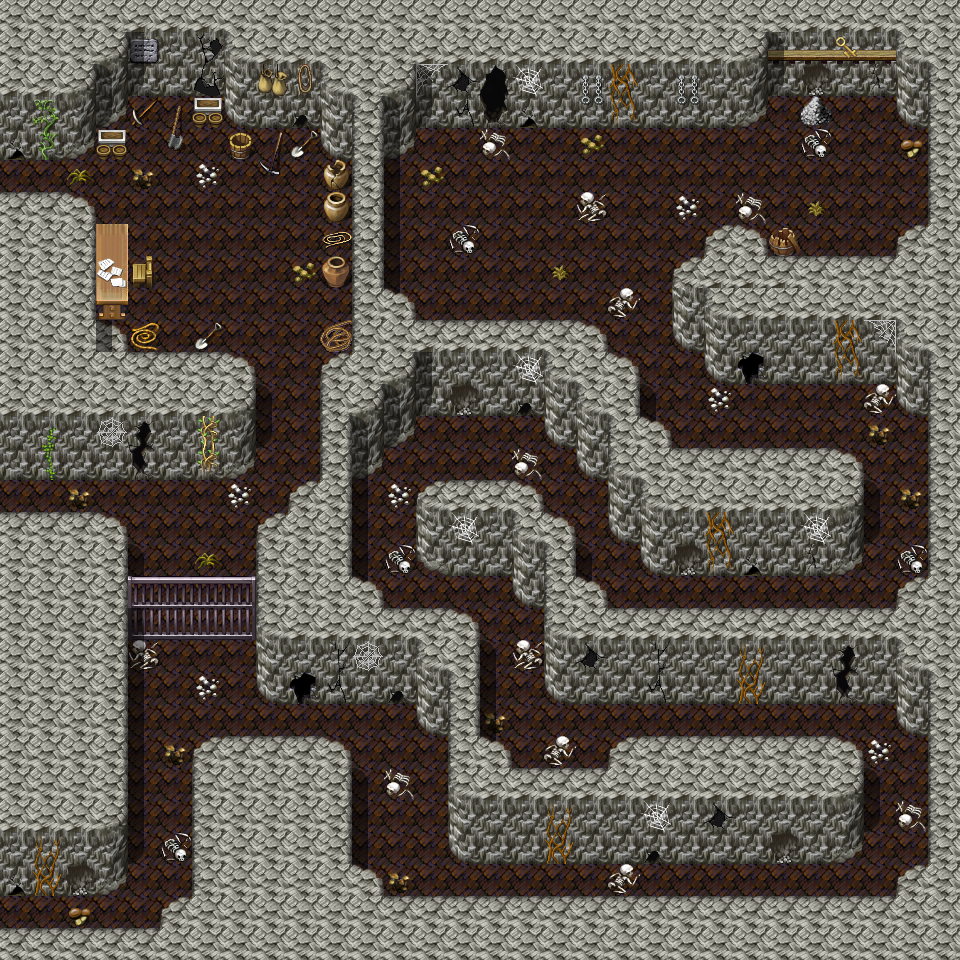

Tiled map render using the project's own tile images. Description and the map definition, with tile-layer contents summarised, below:
An orthogonal 30x30 tile map with 32x32 px tiles, 3 tile layers (Ground, Objects, Above), 5 hidden layers not drawn, 61 tilesets and 27 objects (14x spawn, 5x script, 3x mapchange, 3x replace, 2x key).

<map version="1.0" tiledversion="1.1.5" orientation="orthogonal" renderorder="right-down" width="30" height="30" tilewidth="32" tileheight="32" infinite="0" nextobjectid="36">
 <tileset firstgid="1" name="map_bed_1" tilewidth="32" tileheight="32" tilecount="128" columns="16">
  <image source="../drawable/map_bed_1.png" width="512" height="256" />
 </tileset>
 <tileset firstgid="129" name="map_border_1" tilewidth="32" tileheight="32" tilecount="128" columns="16">
  <image source="../drawable/map_border_1.png" width="512" height="256" />
 </tileset>
 <tileset firstgid="257" name="map_bridge_1" tilewidth="32" tileheight="32" tilecount="128" columns="16">
  <image source="../drawable/map_bridge_1.png" width="512" height="256" />
 </tileset>
 <tileset firstgid="385" name="map_bridge_2" tilewidth="32" tileheight="32" tilecount="128" columns="16">
  <image source="../drawable/map_bridge_2.png" width="512" height="256" />
 </tileset>
 <tileset firstgid="513" name="map_broken_1" tilewidth="32" tileheight="32" tilecount="128" columns="16">
  <image source="../drawable/map_broken_1.png" width="512" height="256" />
 </tileset>
 <tileset firstgid="641" name="map_cavewall_1" tilewidth="32" tileheight="32" tilecount="108" columns="18">
  <image source="../drawable/map_cavewall_1.png" width="576" height="192" />
 </tileset>
 <tileset firstgid="749" name="map_cavewall_2" tilewidth="32" tileheight="32" tilecount="108" columns="18">
  <image source="../drawable/map_cavewall_2.png" width="576" height="192" />
 </tileset>
 <tileset firstgid="857" name="map_cavewall_3" tilewidth="32" tileheight="32" tilecount="108" columns="18">
  <image source="../drawable/map_cavewall_3.png" width="576" height="192" />
 </tileset>
 <tileset firstgid="965" name="map_cavewall_4" tilewidth="32" tileheight="32" tilecount="108" columns="18">
  <image source="../drawable/map_cavewall_4.png" width="576" height="192" />
 </tileset>
 <tileset firstgid="1073" name="map_chair_table_1" tilewidth="32" tileheight="32" tilecount="128" columns="16">
  <image source="../drawable/map_chair_table_1.png" width="512" height="256" />
 </tileset>
 <tileset firstgid="1201" name="map_chair_table_2" tilewidth="32" tileheight="32" tilecount="128" columns="16">
  <image source="../drawable/map_chair_table_2.png" width="512" height="256" />
 </tileset>
 <tileset firstgid="1329" name="map_crate_1" tilewidth="32" tileheight="32" tilecount="128" columns="16">
  <image source="../drawable/map_crate_1.png" width="512" height="256" />
 </tileset>
 <tileset firstgid="1457" name="map_cupboard_1" tilewidth="32" tileheight="32" tilecount="128" columns="16">
  <image source="../drawable/map_cupboard_1.png" width="512" height="256" />
 </tileset>
 <tileset firstgid="1585" name="map_curtain_1" tilewidth="32" tileheight="32" tilecount="128" columns="16">
  <image source="../drawable/map_curtain_1.png" width="512" height="256" />
 </tileset>
 <tileset firstgid="1713" name="map_entrance_1" tilewidth="32" tileheight="32" tilecount="128" columns="16">
  <image source="../drawable/map_entrance_1.png" width="512" height="256" />
 </tileset>
 <tileset firstgid="1841" name="map_entrance_2" tilewidth="32" tileheight="32" tilecount="128" columns="16">
  <image source="../drawable/map_entrance_2.png" width="512" height="256" />
 </tileset>
 <tileset firstgid="1969" name="map_fence_1" tilewidth="32" tileheight="32" tilecount="128" columns="16">
  <image source="../drawable/map_fence_1.png" width="512" height="256" />
 </tileset>
 <tileset firstgid="2097" name="map_fence_2" tilewidth="32" tileheight="32" tilecount="128" columns="16">
  <image source="../drawable/map_fence_2.png" width="512" height="256" />
 </tileset>
 <tileset firstgid="2225" name="map_fence_3" tilewidth="32" tileheight="32" tilecount="128" columns="16">
  <image source="../drawable/map_fence_3.png" width="512" height="256" />
 </tileset>
 <tileset firstgid="2353" name="map_fence_4" tilewidth="32" tileheight="32" tilecount="128" columns="16">
  <image source="../drawable/map_fence_4.png" width="512" height="256" />
 </tileset>
 <tileset firstgid="2481" name="map_ground_1" tilewidth="32" tileheight="32" tilecount="128" columns="16">
  <image source="../drawable/map_ground_1.png" width="512" height="256" />
 </tileset>
 <tileset firstgid="2609" name="map_ground_2" tilewidth="32" tileheight="32" tilecount="128" columns="16">
  <image source="../drawable/map_ground_2.png" width="512" height="256" />
 </tileset>
 <tileset firstgid="2737" name="map_ground_3" tilewidth="32" tileheight="32" tilecount="128" columns="16">
  <image source="../drawable/map_ground_3.png" width="512" height="256" />
 </tileset>
 <tileset firstgid="2865" name="map_ground_4" tilewidth="32" tileheight="32" tilecount="128" columns="16">
  <image source="../drawable/map_ground_4.png" width="512" height="256" />
 </tileset>
 <tileset firstgid="2993" name="map_ground_5" tilewidth="32" tileheight="32" tilecount="128" columns="16">
  <image source="../drawable/map_ground_5.png" width="512" height="256" />
 </tileset>
 <tileset firstgid="3121" name="map_ground_6" tilewidth="32" tileheight="32" tilecount="128" columns="16">
  <image source="../drawable/map_ground_6.png" width="512" height="256" />
 </tileset>
 <tileset firstgid="3249" name="map_ground_7" tilewidth="32" tileheight="32" tilecount="128" columns="16">
  <image source="../drawable/map_ground_7.png" width="512" height="256" />
 </tileset>
 <tileset firstgid="3377" name="map_ground_8" tilewidth="32" tileheight="32" tilecount="128" columns="16">
  <image source="../drawable/map_ground_8.png" width="512" height="256" />
 </tileset>
 <tileset firstgid="3505" name="map_house_1" tilewidth="32" tileheight="32" tilecount="128" columns="16">
  <image source="../drawable/map_house_1.png" width="512" height="256" />
 </tileset>
 <tileset firstgid="3633" name="map_house_2" tilewidth="32" tileheight="32" tilecount="128" columns="16">
  <image source="../drawable/map_house_2.png" width="512" height="256" />
 </tileset>
 <tileset firstgid="3761" name="map_indoor_1" tilewidth="32" tileheight="32" tilecount="128" columns="16">
  <image source="../drawable/map_indoor_1.png" width="512" height="256" />
 </tileset>
 <tileset firstgid="3889" name="map_indoor_2" tilewidth="32" tileheight="32" tilecount="128" columns="16">
  <image source="../drawable/map_indoor_2.png" width="512" height="256" />
 </tileset>
 <tileset firstgid="4017" name="map_kitchen_1" tilewidth="32" tileheight="32" tilecount="128" columns="16">
  <image source="../drawable/map_kitchen_1.png" width="512" height="256" />
 </tileset>
 <tileset firstgid="4145" name="map_outdoor_1" tilewidth="32" tileheight="32" tilecount="128" columns="16">
  <image source="../drawable/map_outdoor_1.png" width="512" height="256" />
 </tileset>
 <tileset firstgid="4273" name="map_pillar_1" tilewidth="32" tileheight="32" tilecount="128" columns="16">
  <image source="../drawable/map_pillar_1.png" width="512" height="256" />
 </tileset>
 <tileset firstgid="4401" name="map_pillar_2" tilewidth="32" tileheight="32" tilecount="128" columns="16">
  <image source="../drawable/map_pillar_2.png" width="512" height="256" />
 </tileset>
 <tileset firstgid="4529" name="map_plant_1" tilewidth="32" tileheight="32" tilecount="128" columns="16">
  <image source="../drawable/map_plant_1.png" width="512" height="256" />
 </tileset>
 <tileset firstgid="4657" name="map_plant_2" tilewidth="32" tileheight="32" tilecount="128" columns="16">
  <image source="../drawable/map_plant_2.png" width="512" height="256" />
 </tileset>
 <tileset firstgid="4785" name="map_rock_1" tilewidth="32" tileheight="32" tilecount="128" columns="16">
  <image source="../drawable/map_rock_1.png" width="512" height="256" />
 </tileset>
 <tileset firstgid="4913" name="map_rock_2" tilewidth="32" tileheight="32" tilecount="128" columns="16">
  <image source="../drawable/map_rock_2.png" width="512" height="256" />
 </tileset>
 <tileset firstgid="5041" name="map_roof_1" tilewidth="32" tileheight="32" tilecount="128" columns="16">
  <image source="../drawable/map_roof_1.png" width="512" height="256" />
 </tileset>
 <tileset firstgid="5169" name="map_roof_2" tilewidth="32" tileheight="32" tilecount="128" columns="16">
  <image source="../drawable/map_roof_2.png" width="512" height="256" />
 </tileset>
 <tileset firstgid="5297" name="map_roof_3" tilewidth="32" tileheight="32" tilecount="128" columns="16">
  <image source="../drawable/map_roof_3.png" width="512" height="256" />
 </tileset>
 <tileset firstgid="5425" name="map_shop_1" tilewidth="32" tileheight="32" tilecount="128" columns="16">
  <image source="../drawable/map_shop_1.png" width="512" height="256" />
 </tileset>
 <tileset firstgid="5553" name="map_sign_ladder_1" tilewidth="32" tileheight="32" tilecount="128" columns="16">
  <image source="../drawable/map_sign_ladder_1.png" width="512" height="256" />
 </tileset>
 <tileset firstgid="5681" name="map_table_1" tilewidth="32" tileheight="32" tilecount="128" columns="16">
  <image source="../drawable/map_table_1.png" width="512" height="256" />
 </tileset>
 <tileset firstgid="5809" name="map_trail_1" tilewidth="32" tileheight="32" tilecount="128" columns="16">
  <image source="../drawable/map_trail_1.png" width="512" height="256" />
 </tileset>
 <tileset firstgid="5937" name="map_transition_1" tilewidth="32" tileheight="32" tilecount="128" columns="16">
  <image source="../drawable/map_transition_1.png" width="512" height="256" />
 </tileset>
 <tileset firstgid="6065" name="map_transition_2" tilewidth="32" tileheight="32" tilecount="128" columns="16">
  <image source="../drawable/map_transition_2.png" width="512" height="256" />
 </tileset>
 <tileset firstgid="6193" name="map_transition_3" tilewidth="32" tileheight="32" tilecount="128" columns="16">
  <image source="../drawable/map_transition_3.png" width="512" height="256" />
 </tileset>
 <tileset firstgid="6321" name="map_transition_4" tilewidth="32" tileheight="32" tilecount="128" columns="16">
  <image source="../drawable/map_transition_4.png" width="512" height="256" />
 </tileset>
 <tileset firstgid="6449" name="map_transition_5" tilewidth="32" tileheight="32" tilecount="128" columns="16">
  <image source="../drawable/map_transition_5.png" width="512" height="256" />
 </tileset>
 <tileset firstgid="6577" name="map_tree_1" tilewidth="32" tileheight="32" tilecount="128" columns="16">
  <image source="../drawable/map_tree_1.png" width="512" height="256" />
 </tileset>
 <tileset firstgid="6705" name="map_tree_2" tilewidth="32" tileheight="32" tilecount="128" columns="16">
  <image source="../drawable/map_tree_2.png" width="512" height="256" />
 </tileset>
 <tileset firstgid="6833" name="map_wall_1" tilewidth="32" tileheight="32" tilecount="128" columns="16">
  <image source="../drawable/map_wall_1.png" width="512" height="256" />
 </tileset>
 <tileset firstgid="6961" name="map_wall_2" tilewidth="32" tileheight="32" tilecount="120" columns="15">
  <image source="../drawable/map_wall_2.png" width="480" height="256" />
 </tileset>
 <tileset firstgid="7081" name="map_wall_3" tilewidth="32" tileheight="32" tilecount="120" columns="15">
  <image source="../drawable/map_wall_3.png" width="480" height="256" />
 </tileset>
 <tileset firstgid="7201" name="map_wall_4" tilewidth="32" tileheight="32" tilecount="120" columns="15">
  <image source="../drawable/map_wall_4.png" width="480" height="256" />
 </tileset>
 <tileset firstgid="7321" name="map_window_1" tilewidth="32" tileheight="32" tilecount="128" columns="16">
  <image source="../drawable/map_window_1.png" width="512" height="256" />
 </tileset>
 <tileset firstgid="7449" name="map_window_2" tilewidth="32" tileheight="32" tilecount="128" columns="16">
  <image source="../drawable/map_window_2.png" width="512" height="256" />
 </tileset>
 <tileset firstgid="7577" name="map_rock_1" tilewidth="32" tileheight="32" tilecount="128" columns="16">
  <image source="../drawable/map_rock_1.png" width="512" height="256" />
 </tileset>
 <layer name="Ground" width="30" height="30">
  <data>[900 cells, 900 non-empty, 14 distinct tile ids]</data>
 </layer>
 <layer name="Objects" width="30" height="30">
  <data>[900 cells, 194 non-empty, 75 distinct tile ids]</data>
 </layer>
 <layer name="Objects2" width="30" height="30" visible="0">
  <data>[900 cells, 13 non-empty, 13 distinct tile ids]</data>
 </layer>
 <layer name="Above" width="30" height="30">
  <data>[900 cells, 61 non-empty, 10 distinct tile ids]</data>
 </layer>
 <layer name="Above2" width="30" height="30" visible="0">
  <data>[900 cells, 3 non-empty, 3 distinct tile ids]</data>
 </layer>
 <layer name="Top" width="30" height="30" visible="0">
  <data>[900 cells, 5 non-empty, 3 distinct tile ids]</data>
 </layer>
 <layer name="Walkable" width="30" height="30" visible="0">
  <data>[900 cells, 584 non-empty, 1 distinct tile ids]</data>
 </layer>
 <layer name="Walkable2" width="30" height="30" visible="0">
  <data>[900 cells, 15 non-empty, 1 distinct tile ids]</data>
 </layer>
 <objectgroup name="Mapevents" visible="0">
  <object id="1" name="west1" type="mapchange" x="0" y="896" width="32" height="32">
   <properties>
    <property name="map" value="lakecave0" />
    <property name="place" value="east" />
   </properties>
  </object>
  <object id="2" name="west2" type="mapchange" x="0" y="480" width="32" height="32">
   <properties>
    <property name="map" value="lakecave1" />
    <property name="place" value="east1" />
   </properties>
  </object>
  <object id="3" name="west3" type="mapchange" x="0" y="160" width="32" height="32">
   <properties>
    <property name="map" value="lakecave1" />
    <property name="place" value="east2" />
   </properties>
  </object>
  <object id="4" name="script_grow_lakecave1_damerilias_0" type="script" x="32" y="160" width="32" height="32">
   <properties>
    <property name="when" value="step" />
   </properties>
  </object>
  <object id="5" name="script_grow_lakecave1_damerilias_0" type="script" x="32" y="480" width="32" height="32">
   <properties>
    <property name="when" value="step" />
   </properties>
  </object>
  <object id="33" name="lakecave2_script_keycheck3" type="script" x="864" y="96" width="32" height="32" />
  <object id="19" name="lakecave2_script_keycheck1" type="script" x="640" y="64" width="288" height="160" />
  <object id="35" name="script_lakecave_cleared" type="script" x="32" y="96" width="896" height="832">
   <properties>
    <property name="when" value="step" />
   </properties>
  </object>
 </objectgroup>
 <objectgroup name="Spawn" visible="0">
  <object id="6" name="lakecave2_1" type="spawn" x="64" y="96" width="288" height="512">
   <properties>
    <property name="quantity" value="2" />
    <property name="spawngroup" value="scorpion_1" />
   </properties>
  </object>
  <object id="7" name="lakecave2_2" type="spawn" x="864" y="128" width="64" height="64">
   <properties>
    <property name="spawngroup" value="cave_troll_5" />
   </properties>
  </object>
  <object id="8" name="lakecave2_3" type="spawn" x="640" y="352" width="64" height="32">
   <properties>
    <property name="quantity" value="2" />
    <property name="spawngroup" value="cave_troll_3" />
   </properties>
  </object>
  <object id="9" name="lakecave2_4" type="spawn" x="864" y="480" width="64" height="32">
   <properties>
    <property name="quantity" value="2" />
    <property name="spawngroup" value="cave_troll_3" />
   </properties>
  </object>
  <object id="10" name="lakecave2_5" type="spawn" x="384" y="96" width="416" height="256">
   <properties>
    <property name="quantity" value="2" />
    <property name="spawngroup" value="cave_troll_4" />
   </properties>
  </object>
  <object id="11" name="lakecave2_6" type="spawn" x="384" y="128" width="288" height="224">
   <properties>
    <property name="quantity" value="2" />
    <property name="spawngroup" value="cave_troll_2" />
   </properties>
  </object>
  <object id="12" name="lakecave2_7" type="spawn" x="672" y="97" width="128" height="160">
   <properties>
    <property name="quantity" value="2" />
    <property name="spawngroup" value="cave_troll_3" />
   </properties>
  </object>
  <object id="13" name="lakecave2_8" type="spawn" x="352" y="416" width="576" height="128">
   <properties>
    <property name="quantity" value="2" />
    <property name="spawngroup" value="cave_troll_4" />
   </properties>
  </object>
  <object id="14" name="lakecave2_9" type="spawn" x="64" y="608" width="864" height="320">
   <properties>
    <property name="quantity" value="3" />
    <property name="spawngroup" value="cave_troll_2" />
   </properties>
  </object>
  <object id="15" name="lakecave2_10" type="spawn" x="320" y="384" width="608" height="160">
   <properties>
    <property name="spawngroup" value="cave_troll_3" />
   </properties>
  </object>
  <object id="16" name="lakecave2_11" type="spawn" x="128" y="800" width="64" height="32">
   <properties>
    <property name="quantity" value="2" />
    <property name="spawngroup" value="cave_troll_3" />
   </properties>
  </object>
  <object id="17" name="lakecave2_12" type="spawn" x="352" y="608" width="576" height="288">
   <properties>
    <property name="quantity" value="2" />
    <property name="spawngroup" value="cave_troll_4" />
   </properties>
  </object>
  <object id="18" name="lakecave2_13" type="spawn" x="448" y="544" width="416" height="64">
   <properties>
    <property name="spawngroup" value="cave_troll_3" />
   </properties>
  </object>
  <object id="30" name="caeda" type="spawn" x="96" y="128" width="256" height="256">
   <properties>
    <property name="active" value="false" />
    <property name="ignoreAreas" value="true" />
   </properties>
  </object>
 </objectgroup>
 <objectgroup name="Keys" visible="0">
  <object id="29" name="lakecave2_key_check1" type="key" x="832" y="64" width="32" height="32">
   <properties>
    <property name="phrase" value="lakecave2_key_check1" />
    <property name="requireId" value="cave_troll_5" />
    <property name="requireType" value="killedMonster" />
    <property name="requireValue" value="1" />
   </properties>
  </object>
  <object id="31" name="lakecave2_key_check2" type="key" x="832" y="32" width="32" height="32">
   <properties>
    <property name="phrase" value="lakecave2_key_check2" />
    <property name="requireId" value="base_nondisplay" />
    <property name="requireType" value="questProgress" />
    <property name="requireValue" value="2" />
   </properties>
  </object>
 </objectgroup>
 <objectgroup name="Replace" visible="0">
  <object id="23" name="board" type="replace" x="768" y="32" width="128" height="128">
   <properties>
    <property name="Above" value="Above2" />
    <property name="Objects" value="Objects2" />
    <property name="Walkable" value="Walkable2" />
    <property name="requireId" value="stn_nondisplay" />
    <property name="requireType" value="questProgress" />
    <property name="requireValue" value="211" />
   </properties>
  </object>
  <object id="34" name="key_taken" type="replace" x="864" y="96" width="32" height="32">
   <properties>
    <property name="Above" value="Top" />
    <property name="requireId" value="stn_nondisplay" />
    <property name="requireType" value="questProgress" />
    <property name="requireValue" value="212" />
   </properties>
  </object>
  <object id="29" name="caedas_bed" type="replace" x="256" y="96" width="96" height="96">
   <properties>
    <property name="Objects" value="Objects2" />
    <property name="Walkable" value="Walkable2" />
    <property name="requireId" value="stn_nondisplay" />
    <property name="requireType" value="questProgress" />
    <property name="requireValue" value="205" />
   </properties>
  </object>
 </objectgroup>
</map>
